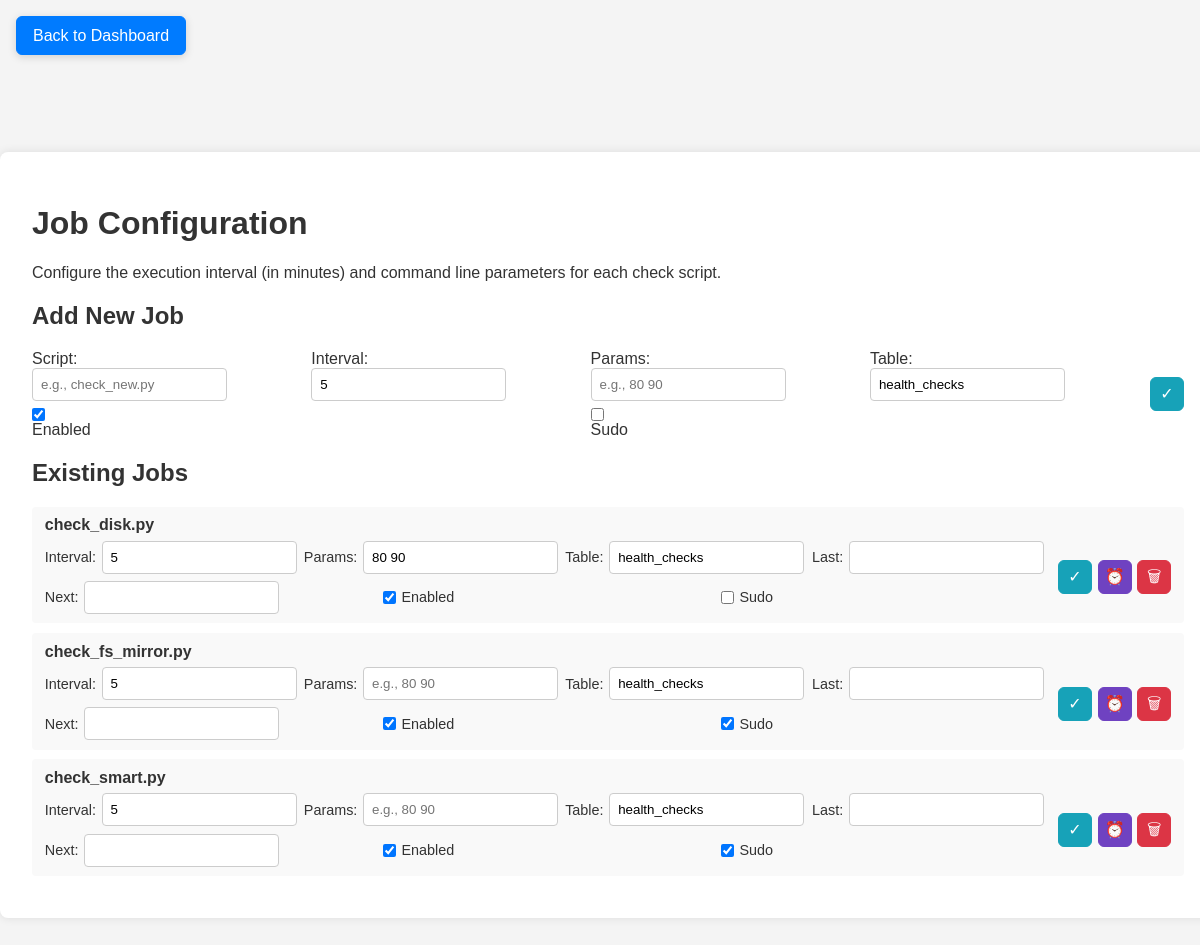
/job_config.php (signed in), run on the app's committed database.
### tables this page shows
CREATE TABLE IF NOT EXISTS checks (
    id INT AUTO_INCREMENT PRIMARY KEY,
    script_name VARCHAR(100) UNIQUE NOT NULL,
    interval_minutes INT DEFAULT 5,
    parameters VARCHAR(255) DEFAULT '',
    target_table VARCHAR(100) DEFAULT 'health_checks',
    enabled BOOLEAN DEFAULT TRUE,
    sudo BOOLEAN DEFAULT FALSE,
    last_run TIMESTAMP NULL,
    next_run TIMESTAMP NULL
);

### www/job_config.php (the view, shortened to what this page needs)
<?php
$pdo = getDB();
try {
    $stmt = $pdo->query("SELECT * FROM checks ORDER BY script_name");
    $checks = $stmt->fetchAll(PDO::FETCH_ASSOC);
} catch (PDOException $e) {
    $error = 'Database error: ' . $e->getMessage();
    $checks = [];
}
?>
<!DOCTYPE html>
<html lang="en">
<head>
    <link rel="stylesheet" href="style.css">
</head>
<body class="subpage">
    <a href="index.php" class="sticky-back-btn">Back to Dashboard</a>
    <div class="login-container job-config-container">
        <h1>Job Configuration</h1>
        <p>Configure the execution interval (in minutes) and command line parameters for each check script.</p>
        <h2>Add New Job</h2>
        <form method="post" class="add-job-form">
            <div class="job-fields">
                <label>Script: <input type="text" name="new_script_name" placeholder="e.g., check_new.py" required></label>
                <label>Interval: <input type="number" name="new_interval_minutes" value="5" min="1" required></label>
                <label>Params: <input type="text" name="new_parameters" placeholder="e.g., 80 90"></label>
                <label>Table: <input type="text" name="new_target_table" value="health_checks"></label>
                <label><input type="checkbox" name="new_enabled" checked> Enabled</label>
                <label><input type="checkbox" name="new_sudo"> Sudo</label>
            </div>
            <div class="job-actions">
                <button type="submit" name="add" value="1" class="icon-btn icon-apply" title="Add job" aria-label="Add job">&#10003;</button>
            </div>
        </form>
        <h2>Existing Jobs</h2>
        <?php foreach ($checks as $check): ?>
            <div class="check-config">
                <h3><?php echo htmlspecialchars($check['script_name']); ?></h3>
                <form method="post" class="job-row-form">
                    <div class="job-fields">
                        <label>Interval: <input type="number" name="interval_minutes" value="<?php echo $check['interval_minutes']; ?>" min="1" required></label>
                        <label>Params: <input type="text" name="parameters" value="<?php echo htmlspecialchars($check['parameters']); ?>" placeholder="e.g., 80 90"></label>
                        <label>Table: <input type="text" name="target_table" value="<?php echo htmlspecialchars($check['target_table']); ?>"></label>
                        <label>Last: <input type="text" value="<?php echo htmlspecialchars($check['last_run'] ?? ''); ?>" readonly></label>
                        <label>Next: <input type="text" value="<?php echo htmlspecialchars($check['next_run'] ?? ''); ?>" readonly></label>
                        <label><input type="checkbox" name="enabled" <?php echo $check['enabled'] ? 'checked' : ''; ?>> Enabled</label>
                        <label><input type="checkbox" name="sudo" <?php echo !empty($check['sudo']) ? 'checked' : ''; ?>> Sudo</label>
                    </div>
                    <div class="job-actions">
                        <button type="submit" name="update" value="1" class="icon-btn icon-apply" title="Apply changes" aria-label="Apply changes">&#10003;</button>
                        <button type="submit" name="schedule_now" value="1" class="icon-btn icon-schedule" title="Schedule now" aria-label="Schedule now">&#9200;</button>
                        <button type="submit" name="delete" value="1" class="icon-btn icon-delete" title="Delete job" aria-label="Delete job" onclick="return confirm('Are you sure you want to delete this job?')">&#128465;</button>
                    </div>
                </form>
            </div>
        <?php endforeach; ?>
    </div>
</body>
</html>

### www/style.css (style rules this page uses)
body { font-family: Arial, sans-serif; margin: 0; padding: 0; background-color: #f4f4f4; color: #333; transition: background-color 0.3s, color 0.3s; }
body.subpage { padding-top: 4.5rem; }
.login-container { max-width: 400px; margin: 5rem auto; padding: 2rem; background: white; border-radius: 8px; box-shadow: 0 0 10px rgba(0,0,0,0.1); }
input, button { display: block; width: 100%; margin: 0.5rem 0; padding: 0.5rem; border: 1px solid #ccc; border-radius: 4px; }
button { background: #007bff; color: white; cursor: pointer; }
.check-config { background: #f9f9f9; margin: 0.6rem 0; padding: 0.6rem 0.8rem; border-radius: 4px; }
.check-config h3 { margin: 0 0 0.4rem 0; font-size: 1rem; }
.check-config form { display: flex; flex-wrap: wrap; gap: 0.4rem; align-items: center; }
.check-config label { display: flex; align-items: center; gap: 0.35rem; font-size: 0.9rem; }
.job-config-container { width: calc(100vw - 3rem); max-width: 1500px; }
.add-job-form { width: 100%; display: flex; align-items: center; gap: 0.5rem; }
.job-row-form { width: 100%; display: flex; align-items: center; gap: 0.5rem; }
.job-fields { display: flex; flex-wrap: wrap; align-items: center; gap: 0.45rem; flex: 1; }
.job-fields label { flex: 1 1 220px; }
.job-fields input[type="text"], .job-fields input[type="number"] { width: auto; min-width: 120px; margin: 0; }
.job-fields input[type="checkbox"] { width: auto; margin: 0; }
.job-actions { margin-left: auto; display: flex; gap: 0.35rem; }
.icon-btn { width: 34px; min-width: 34px; height: 34px; padding: 0; margin: 0; display: inline-flex; align-items: center; justify-content: center; font-size: 16px; line-height: 1; border-radius: 6px; }
.icon-apply { background: #17a2b8; border-color: #17a2b8; }
.icon-delete { background: #dc3545; border-color: #dc3545; }
.icon-schedule { background: #6f42c1; border-color: #6f42c1; }
.sticky-back-btn { position: fixed; top: 1rem; left: 1rem; z-index: 1000; display: inline-block; padding: 0.6rem 1rem; background: #007bff; color: white; text-decoration: none; border: 1px solid #007bff; border-radius: 6px; box-shadow: 0 2px 8px rgba(0, 0, 0, 0.15); }

### data on the page
checks: script_name "check_disk.py", interval_minutes "5", parameters "80 90", target_table "health_checks", enabled "☑"
checks: script_name "check_fs_mirror.py", interval_minutes "5", target_table "health_checks", enabled "☑", sudo "☑"
checks: script_name "check_smart.py", interval_minutes "5", target_table "health_checks", enabled "☑", sudo "☑"
